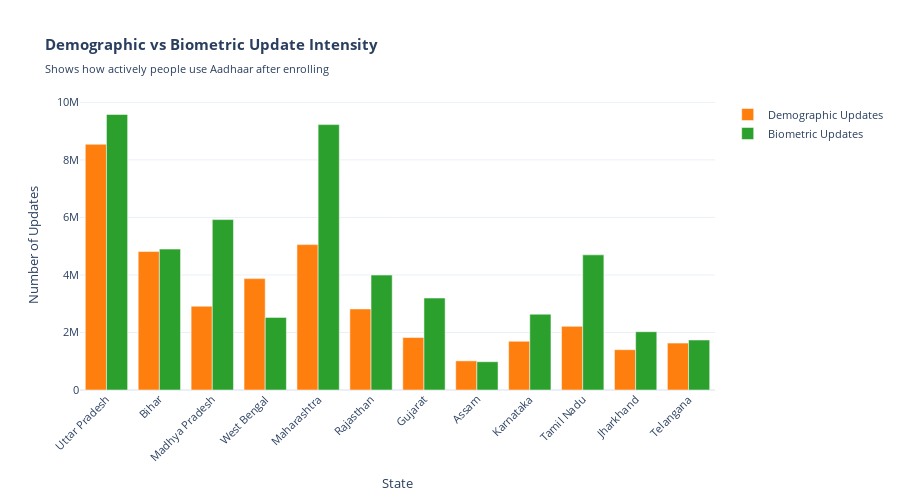

Notebook source saved alongside this figure:
### Markdown cell above
---

### Finding 3: High Level of Active Use

**What we discovered:**

People use Aadhaar frequently after enrolling. On average, each person gets updated about 22 times during the 10-month study period:

| Type of Update | Total Number | Per 1,000 People Enrolled |
|---|---|---|
| Demographic (name, address, phone, email) | 49.3 million | 9,067 |
| Biometric (fingerprints, iris, photo) | 69.8 million | 12,839 |
| **Total updates** | **119.1 million** | **21,906** |

**What this means:**
- Aadhaar is not sitting idle after people enrol
- People frequently update their information because they move, change phone numbers, or get married
- Banks, insurance companies, and other services are actively linking to Aadhaar

**Regional patterns:**

| State | Demographic Updates per 1,000 | Why So High? |
|---|---|---|
| Chandigarh | 30,602 | Urban, lots of people moving in |
| Manipur | 22,408 | Migration hub, people moving for jobs |
| Haryana | 18,504 | Near Delhi, lots of people relocating |
| Most states | 2,000-10,000 | Normal range for more stable populations |

**What should be done:**
- In high-migration states, design services that work for mobile populations
- Require address verification (utility bill, rent agreement) before linking to important services
- Reward people who keep their information current with faster approvals for loans or other benefits

---

### Chart 3: Update Intensity Across Regions

### Code cell
"""
CHART 3: UPDATE INTENSITY - DEMOGRAPHIC VS BIOMETRIC
Shows how many demographic and biometric updates happen by state
Reveals that Aadhaar is actively being used (21.9 updates per person)
"""

print("\n" + "="*70)
print("CHART 3: UPDATE INTENSITY BY STATE")
print("="*70)

# Get top states for update analysis - use state_panel which has the update data
top_states_update = state_panel.nlargest(12, "total_enrol").copy()

# Use the correct column names from state_panel
demo_col = "total_demo_updates"
bio_col = "total_bio_updates"

# Create grouped bar chart
fig3 = go.Figure()

fig3.add_trace(go.Bar(
    x=top_states_update["state"],
    y=top_states_update[demo_col],
    name="Demographic Updates",
    marker=dict(color="#ff7f0e"),
    hovertemplate="<b>%{x}</b><br>Demo Updates: %{y:,}<extra></extra>"
))

fig3.add_trace(go.Bar(
    x=top_states_update["state"],
    y=top_states_update[bio_col],
    name="Biometric Updates",
    marker=dict(color="#2ca02c"),
    hovertemplate="<b>%{x}</b><br>Bio Updates: %{y:,}<extra></extra>"
))

fig3.update_layout(
    title="<b>Demographic vs Biometric Update Intensity</b><br><sub>Shows how actively people use Aadhaar after enrolling</sub>",
    xaxis_title="State",
    yaxis_title="Number of Updates",
    barmode="group",
    height=500,
    template="plotly_white",
    xaxis_tickangle=-45,
    hovermode="x unified",
    font=dict(size=11)
)

fig3.show()

print(f"\n📊 Update Activity Insights:")
print(f"✓ Demographic updates = people changing address, phone, email")
print(f"✓ Biometric updates = fingerprints/iris re-captures (esp. for children)")
print(f"✓ Total of ~22 updates per person shows system is actively used")
print(f"\n⚠️  NORTHERN STATES HIGH: Chandigarh, Manipur, Haryana show 20K+ demo updates/1000 enrol")
print(f"📌 IMPLICATION: High migration in North, frequent data changes")
print(f"📌 ACTION ITEM: Design services for mobile populations")

### Figure 1 — Plotly figure (JSON) as saved in the notebook; plotly's stock layout.template omitted (floating-point values rounded to 4 significant figures)
{"data": [{"hovertemplate": "<b>%{x}</b><br>Demo Updates: %{y:,}<extra></extra>", "marker": {"color": "#ff7f0e"}, "name": "Demographic Updates", "type": "bar", "x": ["Uttar Pradesh", "Bihar", "Madhya Pradesh", "West Bengal", "Maharashtra", "Rajasthan", "Gujarat", "Assam", "Karnataka", "Tamil Nadu", "Jharkhand", "Telangana"], "y": [8542000.0, 4814000.0, 2913000.0, 3872000.0, 5055000.0, 2818000.0, 1824000.0, 1013000.0, 1695000.0, 2212000.0, 1401000.0, 1630000.0]}, {"hovertemplate": "<b>%{x}</b><br>Bio Updates: %{y:,}<extra></extra>", "marker": {"color": "#2ca02c"}, "name": "Biometric Updates", "type": "bar", "x": ["Uttar Pradesh", "Bihar", "Madhya Pradesh", "West Bengal", "Maharashtra", "Rajasthan", "Gujarat", "Assam", "Karnataka", "Tamil Nadu", "Jharkhand", "Telangana"], "y": [9578000.0, 4898000.0, 5924000.0, 2524000.0, 9226000.0, 3995000.0, 3197000.0, 982700.0, 2636000.0, 4698000.0, 2026000.0, 1738000.0]}], "layout": {"barmode": "group", "font": {"size": 11}, "height": 500, "hovermode": "x unified", "title": {"text": "<b>Demographic vs Biometric Update Intensity</b><br><sub>Shows how actively people use Aadhaar after enrolling</sub>"}, "xaxis": {"tickangle": -45, "title": {"text": "State"}}, "yaxis": {"title": {"text": "Number of Updates"}}}}
